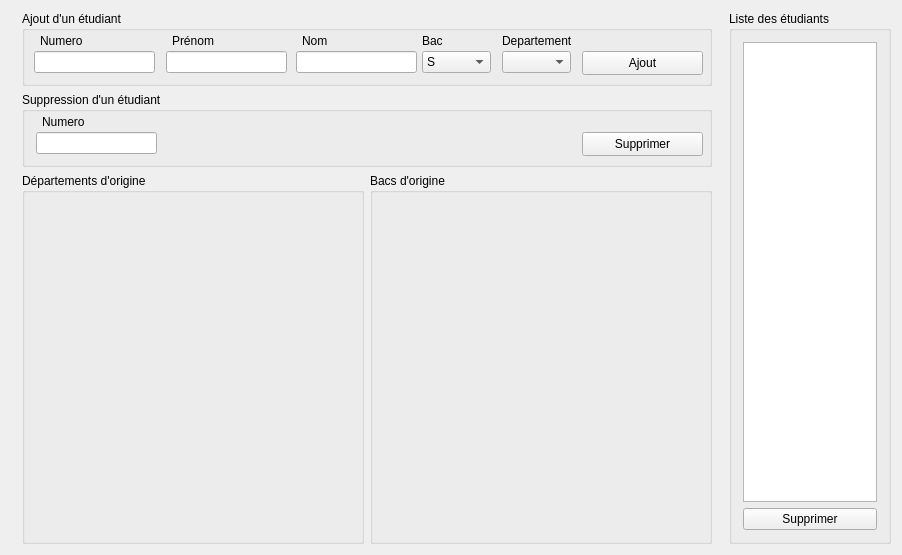
<?xml version="1.0" encoding="UTF-8"?>
<ui version="4.0">
 <class>TP3_GestionEtuClass</class>
 <widget class="QMainWindow" name="TP3_GestionEtuClass">
  <property name="geometry">
   <rect>
    <x>0</x>
    <y>0</y>
    <width>902</width>
    <height>555</height>
   </rect>
  </property>
  <property name="windowTitle">
   <string>TP3_GestionEtu</string>
  </property>
  <widget class="QWidget" name="centralWidget">
   <layout class="QHBoxLayout" name="horizontalLayout_2">
    <item>
     <widget class="QWidget" name="widget" native="true">
      <layout class="QVBoxLayout" name="verticalLayout">
       <property name="topMargin">
        <number>0</number>
       </property>
       <property name="bottomMargin">
        <number>0</number>
       </property>
       <item>
        <widget class="QGroupBox" name="groupBox_AddStudent">
         <property name="minimumSize">
          <size>
           <width>690</width>
           <height>75</height>
          </size>
         </property>
         <property name="maximumSize">
          <size>
           <width>16777215</width>
           <height>75</height>
          </size>
         </property>
         <property name="title">
          <string>Ajout d'un étudiant</string>
         </property>
         <widget class="QPushButton" name="pushButton_addStudent">
          <property name="geometry">
           <rect>
            <x>560</x>
            <y>40</y>
            <width>121</width>
            <height>24</height>
           </rect>
          </property>
          <property name="text">
           <string>Ajout</string>
          </property>
         </widget>
         <widget class="QLineEdit" name="lineEdit_add_number">
          <property name="geometry">
           <rect>
            <x>12</x>
            <y>40</y>
            <width>121</width>
            <height>22</height>
           </rect>
          </property>
         </widget>
         <widget class="QLabel" name="label">
          <property name="geometry">
           <rect>
            <x>18</x>
            <y>20</y>
            <width>61</width>
            <height>20</height>
           </rect>
          </property>
          <property name="text">
           <string>Numero</string>
          </property>
         </widget>
         <widget class="QLineEdit" name="lineEdit_add_firstname">
          <property name="geometry">
           <rect>
            <x>144</x>
            <y>40</y>
            <width>121</width>
            <height>22</height>
           </rect>
          </property>
         </widget>
         <widget class="QLabel" name="label_2">
          <property name="geometry">
           <rect>
            <x>150</x>
            <y>20</y>
            <width>61</width>
            <height>20</height>
           </rect>
          </property>
          <property name="text">
           <string>Prénom</string>
          </property>
         </widget>
         <widget class="QLineEdit" name="lineEdit_add_lastname">
          <property name="geometry">
           <rect>
            <x>274</x>
            <y>40</y>
            <width>121</width>
            <height>22</height>
           </rect>
          </property>
         </widget>
         <widget class="QLabel" name="label_3">
          <property name="geometry">
           <rect>
            <x>280</x>
            <y>20</y>
            <width>61</width>
            <height>20</height>
           </rect>
          </property>
          <property name="text">
           <string>Nom</string>
          </property>
         </widget>
         <widget class="QLabel" name="label_4">
          <property name="geometry">
           <rect>
            <x>400</x>
            <y>20</y>
            <width>61</width>
            <height>20</height>
           </rect>
          </property>
          <property name="text">
           <string>Bac</string>
          </property>
         </widget>
         <widget class="QComboBox" name="lineEdit_add_BAC">
          <property name="geometry">
           <rect>
            <x>400</x>
            <y>40</y>
            <width>69</width>
            <height>22</height>
           </rect>
          </property>
          <item>
           <property name="text">
            <string>S</string>
           </property>
          </item>
          <item>
           <property name="text">
            <string>ES</string>
           </property>
          </item>
          <item>
           <property name="text">
            <string>STI</string>
           </property>
          </item>
         </widget>
         <widget class="QComboBox" name="lineEdit_add_department">
          <property name="geometry">
           <rect>
            <x>480</x>
            <y>40</y>
            <width>69</width>
            <height>22</height>
           </rect>
          </property>
         </widget>
         <widget class="QLabel" name="label_5">
          <property name="geometry">
           <rect>
            <x>480</x>
            <y>20</y>
            <width>71</width>
            <height>20</height>
           </rect>
          </property>
          <property name="text">
           <string>Departement</string>
          </property>
         </widget>
        </widget>
       </item>
       <item>
        <widget class="QGroupBox" name="groupBox_DeleteStudent">
         <property name="minimumSize">
          <size>
           <width>0</width>
           <height>75</height>
          </size>
         </property>
         <property name="maximumSize">
          <size>
           <width>16777215</width>
           <height>75</height>
          </size>
         </property>
         <property name="title">
          <string>Suppression d'un étudiant</string>
         </property>
         <widget class="QPushButton" name="pushButton_delete_number">
          <property name="geometry">
           <rect>
            <x>560</x>
            <y>40</y>
            <width>121</width>
            <height>24</height>
           </rect>
          </property>
          <property name="text">
           <string>Supprimer</string>
          </property>
         </widget>
         <widget class="QLineEdit" name="lineEdit_remove_number">
          <property name="geometry">
           <rect>
            <x>14</x>
            <y>40</y>
            <width>121</width>
            <height>22</height>
           </rect>
          </property>
         </widget>
         <widget class="QLabel" name="label_8">
          <property name="geometry">
           <rect>
            <x>20</x>
            <y>20</y>
            <width>61</width>
            <height>20</height>
           </rect>
          </property>
          <property name="text">
           <string>Numero</string>
          </property>
         </widget>
        </widget>
       </item>
       <item>
        <widget class="QWidget" name="widget_Graphs" native="true">
         <layout class="QHBoxLayout" name="horizontalLayout">
          <property name="leftMargin">
           <number>0</number>
          </property>
          <property name="topMargin">
           <number>0</number>
          </property>
          <property name="rightMargin">
           <number>0</number>
          </property>
          <property name="bottomMargin">
           <number>0</number>
          </property>
          <item>
           <widget class="QGroupBox" name="groupBox_department">
            <property name="minimumSize">
             <size>
              <width>0</width>
              <height>250</height>
             </size>
            </property>
            <property name="title">
             <string>Départements d'origine</string>
            </property>
           </widget>
          </item>
          <item>
           <widget class="QGroupBox" name="groupBox_bacs">
            <property name="minimumSize">
             <size>
              <width>0</width>
              <height>250</height>
             </size>
            </property>
            <property name="title">
             <string>Bacs d'origine</string>
            </property>
           </widget>
          </item>
         </layout>
        </widget>
       </item>
      </layout>
     </widget>
    </item>
    <item>
     <widget class="QGroupBox" name="groupBox_2">
      <property name="maximumSize">
       <size>
        <width>300</width>
        <height>16777215</height>
       </size>
      </property>
      <property name="title">
       <string>Liste des étudiants</string>
      </property>
      <layout class="QVBoxLayout" name="verticalLayout_2">
       <item>
        <widget class="QListWidget" name="listWidget">
         <property name="selectionMode">
          <enum>QAbstractItemView::MultiSelection</enum>
         </property>
         <property name="sortingEnabled">
          <bool>true</bool>
         </property>
        </widget>
       </item>
       <item>
        <widget class="QPushButton" name="pushButton_delete_list">
         <property name="text">
          <string>Supprimer</string>
         </property>
        </widget>
       </item>
      </layout>
     </widget>
    </item>
   </layout>
  </widget>
 </widget>
 <layoutdefault spacing="6" margin="11"/>
 <resources>
  <include location="TP3_GestionEtu.qrc"/>
 </resources>
 <connections/>
</ui>
